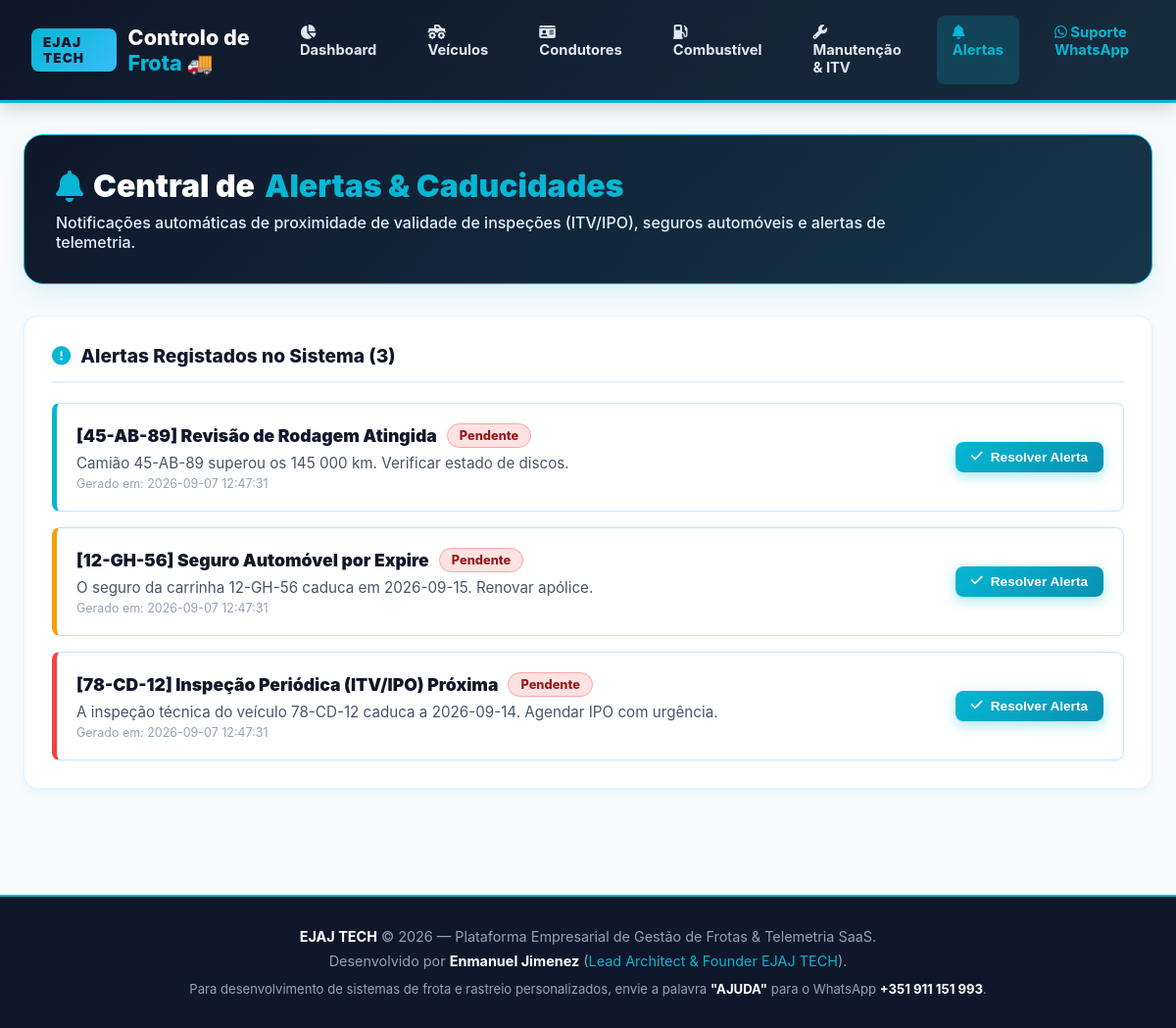
Before: /alerts with the older database file.
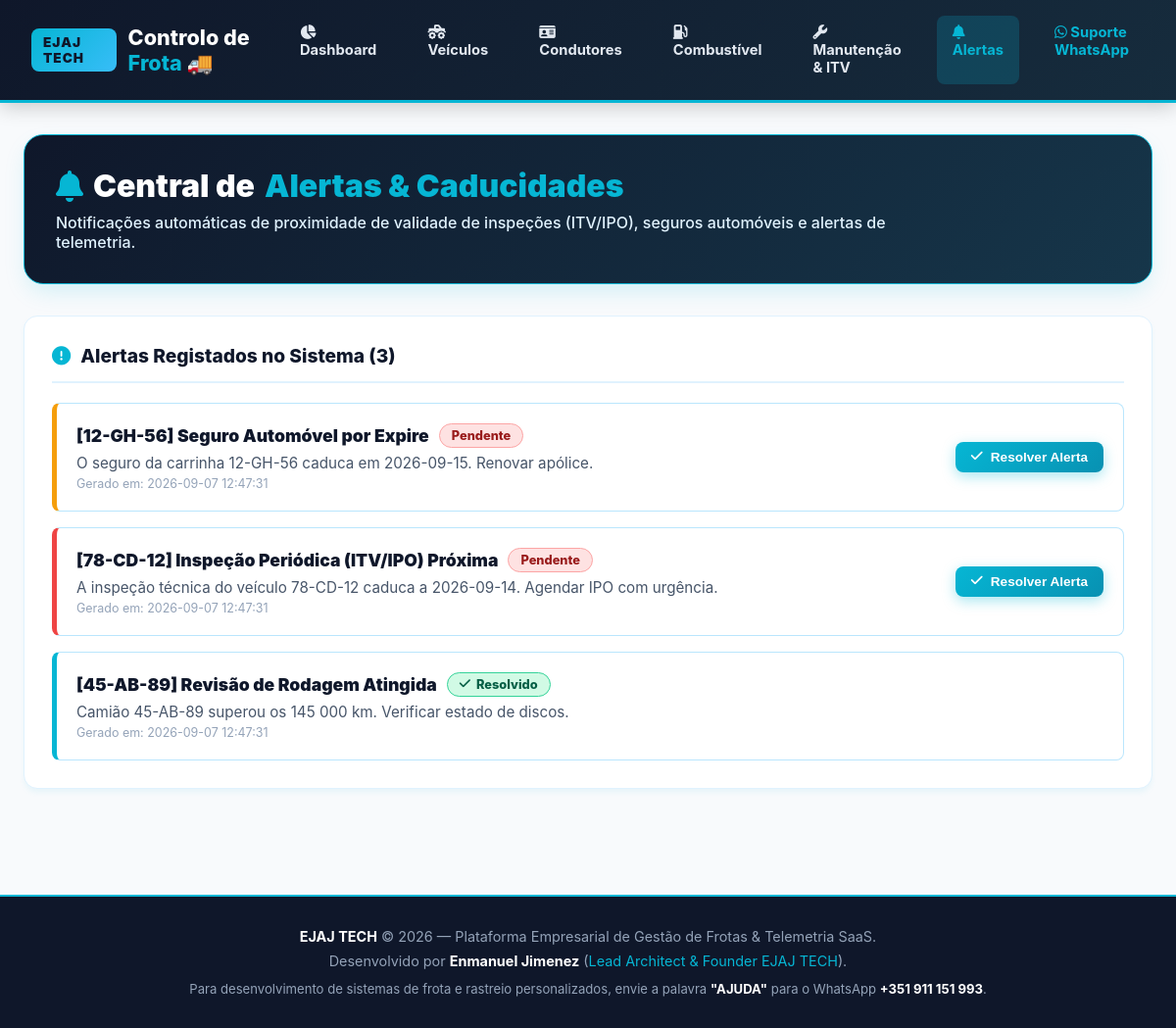
After: the same page with the newer database file.
### tables this page shows
CREATE TABLE alerts (
            id INTEGER PRIMARY KEY AUTOINCREMENT,
            vehicle_id INTEGER NOT NULL,
            vehicle_plate TEXT NOT NULL,
            title TEXT NOT NULL,
            message TEXT NOT NULL,
            severity TEXT NOT NULL DEFAULT 'warning',
            is_resolved INTEGER NOT NULL DEFAULT 0,
            created_at TIMESTAMP DEFAULT CURRENT_TIMESTAMP,
            FOREIGN KEY (vehicle_id) REFERENCES vehicles (id) ON DELETE CASCADE
        );

### app.py (the view)
@app.route('/alerts')
def alerts_page():
    conn = get_db_connection()
    alerts = [dict(r) for r in conn.execute('SELECT * FROM alerts ORDER BY is_resolved ASC, id DESC').fetchall()]
    conn.close()
    return render_template('alerts.html', alerts=alerts)

### app.py (called while the page is built)
@app.after_request
def add_header(response):
    response.headers['Cache-Control'] = 'no-store, no-cache, must-revalidate, post-check=0, pre-check=0, max-age=0'
    response.headers['Pragma'] = 'no-cache'
    response.headers['Expires'] = '-1'
    return response

def get_db_connection():
    conn = sqlite3.connect(DB_PATH)
    conn.row_factory = sqlite3.Row
    return conn

### templates/alerts.html (shortened to what this page needs)
{% extends 'base.html' %}
{% block content %}
<section class="hero-header">
  <h1><i class="fas fa-bell" style="color: var(--cyan-primary);"></i> Central de <span>Alertas & Caducidades</span></h1>
  <p>Notificações automáticas de proximidade de validade de inspeções (ITV/IPO), seguros automóveis e alertas de telemetria.</p>
</section>
<div class="card-panel">
  <div class="panel-title">
    <i class="fas fa-exclamation-circle"></i> Alertas Registados no Sistema ({{ alerts|length }})
  </div>
  {% if alerts %}
  <div style="display: flex; flex-direction: column; gap: 1rem;">
    {% for alert in alerts %}
    <div style="background: white; border: 1px solid #BAE6FD; border-left: 5px solid {% if alert.severity == 'danger' %}#EF4444{% elif alert.severity == 'warning' %}#F59E0B{% else %}#06B6D4{% endif %}; padding: 1.25rem; border-radius: 8px; display: flex; justify-content: space-between; align-items: center;">
      <div>
        <div style="display: flex; align-items: center; gap: 10px;">
          <span style="font-weight: 900; font-size: 1.1rem; color: var(--text-black);">
            [{{ alert.vehicle_plate }}] {{ alert.title }}
          </span>
          {% if alert.is_resolved %}
          <span class="status-pill status-operational"><i class="fas fa-check"></i> Resolvido</span>
          {% else %}
          <span class="status-pill status-maint" style="background: #FEE2E2; color: #991B1B; border-color: #FCA5A5;">Pendente</span>
          {% endif %}
        </div>
        <p style="font-size: 0.95rem; color: #475569; margin-top: 6px;">{{ alert.message }}</p>
        <div style="font-size: 0.78rem; color: #94A3B8; margin-top: 4px;">Gerado em: {{ alert.created_at }}</div>
      </div>
      {% if not alert.is_resolved %}
      <button onclick="resolveAlert({{ alert.id }})" class="btn-primary" style="font-size: 0.85rem; padding: 8px 16px;">
        <i class="fas fa-check"></i> Resolver Alerta
      </button>
      {% endif %}
    </div>
    {% endfor %}
  </div>
  {% else %}
  <div style="text-align: center; padding: 3rem; color: #94A3B8;">
    <i class="fas fa-check-circle" style="font-size: 3rem; margin-bottom: 1rem; color: var(--cyan-primary);"></i>
    <p>Não existem alertas pendentes. Toda a frota está com as inspeções e seguros em dia!</p>
  </div>
  {% endif %}
</div>
{% endblock %}

### templates/base.html (shortened to what this page needs)
<!DOCTYPE html>
<html lang="pt-PT">
<head>
  <link rel="stylesheet" href="https://cdnjs.cloudflare.com/ajax/libs/font-awesome/6.4.0/css/all.min.css">
  <link rel="stylesheet" href="{{ url_for('static', filename='css/styles.css') }}?v=1.0_no_cache">
</head>
<body>
  <header class="navbar">
    <div class="nav-container">
      <a href="/" class="brand-logo">
        <span class="brand-badge">EJAJ TECH</span>
        <span class="brand-title">Controlo de <span>Frota</span> 🚚</span>
      </a>
      <nav class="nav-links">
        <a href="/" class="nav-link {% if request.path == '/' %}active{% endif %}">
          <i class="fas fa-chart-pie"></i> Dashboard
        </a>
        <a href="/vehicles" class="nav-link {% if request.path == '/vehicles' %}active{% endif %}">
          <i class="fas fa-truck-monster"></i> Veículos
        </a>
        <a href="/drivers" class="nav-link {% if request.path == '/drivers' %}active{% endif %}">
          <i class="fas fa-id-card"></i> Condutores
        </a>
        <a href="/fuel" class="nav-link {% if request.path == '/fuel' %}active{% endif %}">
          <i class="fas fa-gas-pump"></i> Combustível
        </a>
        <a href="/maintenance" class="nav-link {% if request.path == '/maintenance' %}active{% endif %}">
          <i class="fas fa-wrench"></i> Manutenção & ITV
        </a>
        <a href="/alerts" class="nav-link {% if request.path == '/alerts' %}active{% endif %}">
          <i class="fas fa-bell"></i> Alertas
        </a>
        <a href="https://wa.me/351911151993?text=AJUDA" target="_blank" class="nav-link" style="color: var(--cyan-primary);">
          <i class="fab fa-whatsapp"></i> Suporte WhatsApp
        </a>
      </nav>
    </div>
  </header>
  <main class="main-wrapper">
    {% block content %}{% endblock %}
  </main>
  <footer class="footer">
    <div class="nav-container" style="flex-direction: column; gap: 0.5rem;">
      <p><strong>EJAJ TECH</strong> &copy; 2026 — Plataforma Empresarial de Gestão de Frotas & Telemetria SaaS.</p>
      <p>Desenvolvido por <strong>Enmanuel Jimenez</strong> (<span class="tech-highlight">Lead Architect & Founder EJAJ TECH</span>).</p>
      <p style="font-size: 0.82rem; color: #94A3B8; margin-top: 4px;">
        Para desenvolvimento de sistemas de frota e rastreio personalizados, envie a palavra <strong>"AJUDA"</strong> para o WhatsApp <strong>+351 911 151 993</strong>.
      </p>
    </div>
  </footer>
</body>
</html>

### static/css/styles.css (style rules this page uses)
:root { --cyan-primary: #06B6D4; --cyan-dark: #0891B2; --cyan-light: #CFFAFE; --sky-blue: #38BDF8; --sky-dark: #0EA5E9; --sky-bg: #E0F2FE; --white: #FFFFFF; --snow-bg: #F8FAFC; --card-bg: #FFFFFF; --text-black: #0F172A; --text-dark: #1E293B; --text-muted: #475569; --success: #10B981; --warning: #F59E0B; --danger: #EF4444; --radius-sm: 8px; --radius-md: 14px; --radius-lg: 20px; --shadow-sm: 0 4px 6px -1px rgba(6, 182, 212, 0.08); --shadow-lg: 0 10px 25px -5px rgba(6, 182, 212, 0.18); }
* { box-sizing: border-box; margin: 0; padding: 0; }
body { font-family: 'Inter', system-ui, -apple-system, BlinkMacSystemFont, 'Segoe UI', Roboto, sans-serif; background-color: var(--snow-bg); color: var(--text-black); min-height: 100vh; display: flex; flex-direction: column; }
.navbar { background: linear-gradient(135deg, #0F172A 0%, #162C3D 100%); border-bottom: 3px solid var(--cyan-primary); padding: 1rem 2rem; color: white; box-shadow: 0 4px 20px rgba(0,0,0,0.2); }
.nav-container { max-width: 1300px; margin: 0 auto; display: flex; justify-content: space-between; align-items: center; }
.brand-logo { display: flex; align-items: center; gap: 12px; text-decoration: none; color: white; }
.brand-badge { background: linear-gradient(135deg, var(--cyan-primary), var(--sky-blue)); color: #0F172A; font-weight: 900; font-size: 0.85rem; padding: 6px 12px; border-radius: var(--radius-sm); letter-spacing: 1px; }
.brand-title { font-size: 1.35rem; font-weight: 800; color: white; }
.brand-title span { color: var(--cyan-primary); }
.nav-links { display: flex; gap: 1.25rem; }
.nav-link { color: #E2E8F0; text-decoration: none; font-weight: 700; font-size: 0.92rem; padding: 8px 16px; border-radius: var(--radius-sm); transition: all 0.2s ease; }
.nav-link:hover, .nav-link.active { background: rgba(6, 182, 212, 0.2); color: var(--cyan-primary); }
.main-wrapper { max-width: 1300px; margin: 2rem auto; padding: 0 1.5rem; flex: 1; width: 100%; }
.hero-header { background: linear-gradient(135deg, #0F172A 0%, #16364A 100%); border-radius: var(--radius-lg); padding: 2rem; color: white; margin-bottom: 2rem; position: relative; overflow: hidden; box-shadow: var(--shadow-lg); border: 1px solid var(--cyan-primary); }
.hero-header h1 { font-size: 2rem; font-weight: 900; margin-bottom: 0.5rem; display: flex; align-items: center; gap: 10px; }
.hero-header h1 span { color: var(--cyan-primary); }
.hero-header p { color: #E0F2FE; font-size: 1rem; max-width: 850px; font-weight: 500; }
.card-panel { background: var(--card-bg); border: 1px solid #E0F2FE; border-radius: var(--radius-md); padding: 1.75rem; box-shadow: var(--shadow-sm); margin-bottom: 1.75rem; }
.panel-title { font-size: 1.2rem; font-weight: 800; color: var(--text-black); display: flex; align-items: center; gap: 10px; padding-bottom: 0.85rem; border-bottom: 2px solid #E0F2FE; margin-bottom: 1.25rem; }
.panel-title i { color: var(--cyan-primary); }
.status-pill { padding: 4px 12px; border-radius: 20px; font-weight: 800; font-size: 0.8rem; display: inline-flex; align-items: center; gap: 6px; }
.status-operational { background: #D1FAE5; color: #065F46; border: 1px solid #34D399; }
.status-maint { background: #FEF3C7; color: #92400E; border: 1px solid #FBBF24; }
.btn-primary { background: linear-gradient(135deg, var(--cyan-primary) 0%, var(--cyan-dark) 100%); color: white; font-weight: 800; font-size: 0.95rem; padding: 12px 24px; border: none; border-radius: var(--radius-sm); cursor: pointer; display: inline-flex; align-items: center; justify-content: center; gap: 8px; transition: transform 0.15s, box-shadow 0.15s; box-shadow: 0 4px 14px rgba(6, 182, 212, 0.35); }
.footer { background: #0F172A; color: #94A3B8; padding: 2rem 0; border-top: 2px solid var(--cyan-primary); margin-top: 3rem; text-align: center; font-size: 0.9rem; }
.footer strong { color: white; }
.footer span.tech-highlight { color: var(--cyan-primary); }

Changed rows visible on the page:
changed alerts "45-AB-89": is_resolved "Pendente Resolver Alerta" → "Resolvido"; moves down the list
